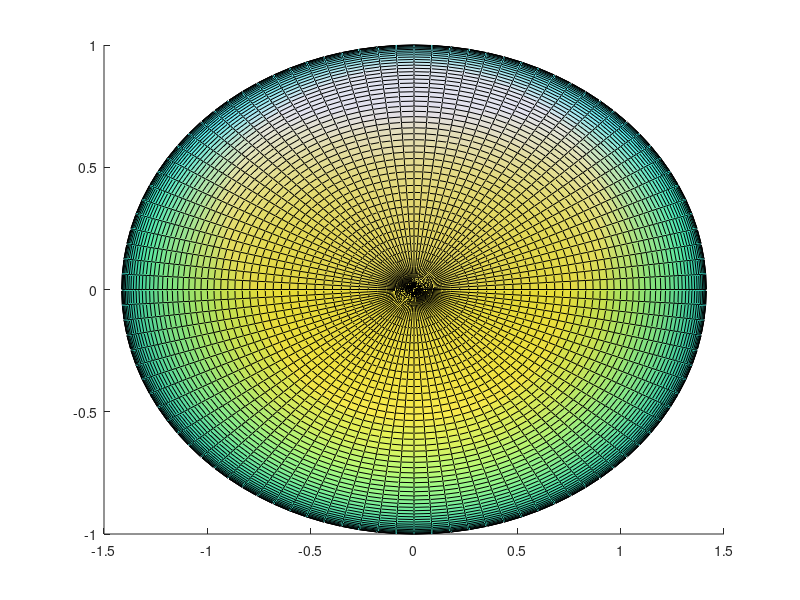

Recreate this plot in MATLAB. (Note: this script raises an error after producing the figure.)
% Script to generate the Binet Construction (Inertia Ellipsoid)
% Figure 11.20, Example 11.17 
%
% Copyright (c) 2015 Dmitry Savransky (ds264@cornell.edu)

%set up figure
if ishandle(1), close(1); end
figure(1)

%define principal moments of inertia and KE
I = [1 2 3];
T = 1;

%make the ellipsoid
[xe,ye,ze]=ellipsoid(0,0,0,sqrt(2*T/I(1)),sqrt(2*T/I(2)),...
    sqrt(2*T/I(3)),100);
s1 = surface(xe,ye,ze,'FaceAlpha',0.8,'SpecularExponent',1,...
    'SpecularStrength',0.5,'AmbientStrength',1,'DiffuseStrength',1);
hold on
%set up lighting
l(1) = light('Position',[0 1.5 0]);
%l(2) = light('Position',[1.5 0.5 -0.5]);
lighting phong
shading interp
cs = colormap('gray');
cs = cs(30:50,:);
colormap(cs)
view(3)
axis equal
view(-200,28)
pc = [0.3,0.3,0.3];
plot3([0 2],[0 0],[0,0],'Linewidth',2,'Color',pc)
plot3([0 0],[0 2],[0,0],'Linewidth',2,'Color',pc)
plot3([0 0],[0 0],[0,1.5],'Linewidth',2,'Color',pc)
set(gca,'Visible','off')
text(2.2,0,0,'$I_1$','FontName','Times','FontSize',18,'Interpreter','latex')
text(0.05,2.18,0,'$I_2$','FontName','Times','FontSize',18,'Interpreter','latex')
text(0.05,0,1.6,'$I_3$','FontName','Times','FontSize',18,'Interpreter','latex')

%define angular momenta of polhodes - one at the critical point, two above
%and two below
cp = sqrt(2*T*I(2));
minL = sqrt(2*T*I(1));
maxL = sqrt(2*T*I(3));
Ls = [minL*1.001,linspace(minL*1.01,cp,4),...
    linspace(cp,maxL*0.99,4),maxL*0.9999];

for j = 1:length(Ls)
    L = Ls(j);
    if L < sqrt(2*T*I(2))
        psi0 = acos((1/I(1) + 1/I(2) - 4*T/L^2)/(1/I(1) - 1/I(2)))/2;
        psi = [psi0:pi/1000:pi - psi0; pi+psi0:pi/1000:2*pi - psi0];
    else
        psi = 0:pi/1000:2*pi;
    end
    
    temp = ((2*T/L^2) - 1/I(3))./...
        ((cos(psi).^2/I(2) + sin(psi).^2/I(1)) - 1/I(3));
    sth = sqrt(temp);
    cth = sqrt(1 - temp);
    %clean up MATLAB's numerical garbage:
    if any(imag(cth)~=1), cth = real(cth); end
    
    %find cartesian coordinates (because they're easy to plot)
    x = -L/I(1)*sth.*sin(psi);
    y = L/I(2)*sth.*cos(psi);
    z = -L/I(3)*cth;
    
    
    %plot!
    if L < sqrt(2*T*I(2))
        for k=1:2
            plot3([x(k,:),x(k,end:-1:1)],[y(k,:),y(k,end:-1:1)],...
                [z(k,:),-z(k,end:-1:1)],'k','Linewidth',2)
        end
    else
        plot3(x,y,z,'k','Linewidth',2)
        plot3(x,y,-z,'k','Linewidth',2)
    end
end